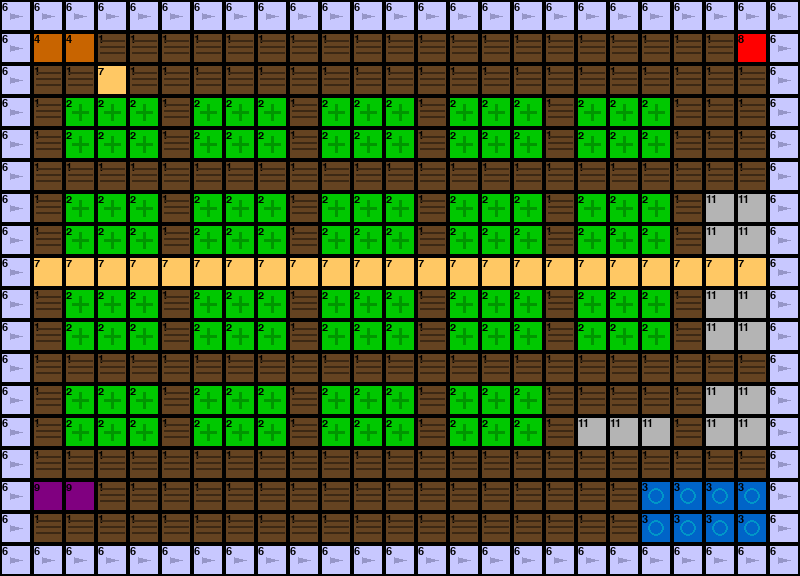

This game map was drawn from its Tiled (.tmx) file and the tilesets committed beside it. A one-line description and the full map source follow:
An orthogonal 25x18 tile map with 32x32 px tiles, 1 tile layer (Ground_Tutorial) and 11 objects (3x picking, depot, inbound, loading, emergency, ...).

<map version="1.10" tiledversion="1.10.2" orientation="orthogonal" renderorder="right-down" width="25" height="18" tilewidth="32" tileheight="32" infinite="0" nextlayerid="3" nextobjectid="12">
 <properties>
  <property name="author" value="Tutorial" />
  <property name="description" value="Layout tutorial que muestra el uso de todos los tiles" />
  <property name="version" value="1.0" />
  <property name="tutorial" value="true" />
 </properties>
 <tileset firstgid="1" name="warehouse_tileset" tilewidth="32" tileheight="32" tilecount="12" columns="4">
  <image source="../tilesets/warehouse_tileset.png" width="128" height="96" />
  <tile id="0">
   <properties>
    <property name="walkable" value="true" />
    <property name="type" value="floor" />
    <property name="speed_modifier" value="1.0" />
    <property name="name" value="Floor_Walkable" />
   </properties>
  </tile>
  <tile id="1">
   <properties>
    <property name="walkable" value="false" />
    <property name="type" value="rack" />
    <property name="name" value="Rack_Obstacle" />
   </properties>
  </tile>
  <tile id="2">
   <properties>
    <property name="walkable" value="true" />
    <property name="type" value="picking" />
    <property name="name" value="Picking_Point" />
   </properties>
  </tile>
  <tile id="3">
   <properties>
    <property name="walkable" value="true" />
    <property name="type" value="depot" />
    <property name="name" value="Depot_Zone" />
   </properties>
  </tile>
  <tile id="4">
   <properties>
    <property name="walkable" value="true" />
    <property name="type" value="inbound" />
    <property name="name" value="Inbound_Zone" />
   </properties>
  </tile>
  <tile id="5">
   <properties>
    <property name="walkable" value="false" />
    <property name="type" value="wall" />
    <property name="name" value="Wall_Blocked" />
   </properties>
  </tile>
  <tile id="6">
   <properties>
    <property name="walkable" value="true" />
    <property name="type" value="corridor" />
    <property name="speed_modifier" value="1.2" />
    <property name="name" value="Corridor_Main" />
   </properties>
  </tile>
  <tile id="7">
   <properties>
    <property name="walkable" value="true" />
    <property name="type" value="workstation" />
    <property name="name" value="Workstation" />
   </properties>
  </tile>
  <tile id="8">
   <properties>
    <property name="walkable" value="true" />
    <property name="type" value="emergency" />
    <property name="name" value="Emergency_Exit" />
   </properties>
  </tile>
  <tile id="9">
   <properties>
    <property name="walkable" value="true" />
    <property name="type" value="loading" />
    <property name="name" value="Loading_Dock" />
   </properties>
  </tile>
  <tile id="10">
   <properties>
    <property name="walkable" value="false" />
    <property name="type" value="office" />
    <property name="name" value="Office_Area" />
   </properties>
  </tile>
  <tile id="11">
   <properties>
    <property name="walkable" value="false" />
    <property name="type" value="reserved" />
    <property name="name" value="Reserved_Future" />
   </properties>
  </tile>
 </tileset>
 <layer id="1" name="Ground_Tutorial" width="25" height="18">
  <data encoding="csv">
7,7,7,7,7,7,7,7,7,7,7,7,7,7,7,7,7,7,7,7,7,7,7,7,7,
7,5,5,2,2,2,2,2,2,2,2,2,2,2,2,2,2,2,2,2,2,2,2,9,7,
7,2,2,8,2,2,2,2,2,2,2,2,2,2,2,2,2,2,2,2,2,2,2,2,7,
7,2,3,3,3,2,3,3,3,2,3,3,3,2,3,3,3,2,3,3,3,2,2,2,7,
7,2,3,3,3,2,3,3,3,2,3,3,3,2,3,3,3,2,3,3,3,2,2,2,7,
7,2,2,2,2,2,2,2,2,2,2,2,2,2,2,2,2,2,2,2,2,2,2,2,7,
7,2,3,3,3,2,3,3,3,2,3,3,3,2,3,3,3,2,3,3,3,2,12,12,7,
7,2,3,3,3,2,3,3,3,2,3,3,3,2,3,3,3,2,3,3,3,2,12,12,7,
7,8,8,8,8,8,8,8,8,8,8,8,8,8,8,8,8,8,8,8,8,8,8,8,7,
7,2,3,3,3,2,3,3,3,2,3,3,3,2,3,3,3,2,3,3,3,2,12,12,7,
7,2,3,3,3,2,3,3,3,2,3,3,3,2,3,3,3,2,3,3,3,2,12,12,7,
7,2,2,2,2,2,2,2,2,2,2,2,2,2,2,2,2,2,2,2,2,2,2,2,7,
7,2,3,3,3,2,3,3,3,2,3,3,3,2,3,3,3,2,2,2,2,2,12,12,7,
7,2,3,3,3,2,3,3,3,2,3,3,3,2,3,3,3,2,12,12,12,2,12,12,7,
7,2,2,2,2,2,2,2,2,2,2,2,2,2,2,2,2,2,2,2,2,2,2,2,7,
7,10,10,2,2,2,2,2,2,2,2,2,2,2,2,2,2,2,2,2,4,4,4,4,7,
7,2,2,2,2,2,2,2,2,2,2,2,2,2,2,2,2,2,2,2,4,4,4,4,7,
7,7,7,7,7,7,7,7,7,7,7,7,7,7,7,7,7,7,7,7,7,7,7,7,7
  </data>
 </layer>
 <objectgroup id="2" name="Tutorial_Objects">
  <object id="1" name="Main_Depot" type="depot" x="640" y="480" width="128" height="64">
   <properties>
    <property name="capacity" type="int" value="8" />
    <property name="description" value="Zona principal de estacionamiento" />
   </properties>
  </object>
  <object id="2" name="Inbound_Main" type="inbound" x="32" y="32" width="64" height="32">
   <properties>
    <property name="dock_count" type="int" value="2" />
    <property name="description" value="Zona de entrada principal" />
   </properties>
  </object>
  <object id="3" name="Loading_Dock_1" type="loading" x="32" y="480" width="64" height="32">
   <properties>
    <property name="truck_capacity" type="int" value="1" />
    <property name="description" value="Muelle de carga" />
   </properties>
  </object>
  <object id="4" name="Emergency_Exit_1" type="emergency" x="736" y="32" width="32" height="32">
   <properties>
    <property name="exit" value="true" />
    <property name="description" value="Salida de emergencia" />
   </properties>
  </object>
  <object id="5" name="Workstation_Scanner" type="workstation" x="96" y="64" width="32" height="32">
   <properties>
    <property name="equipment" value="scanner" />
    <property name="description" value="Estación de escaneo" />
   </properties>
  </object>
  <object id="6" name="Picking_Zone_A1" type="picking" x="64" y="96" width="96" height="64">
   <properties>
    <property name="priority" value="high" />
    <property name="zone" value="A" />
    <property name="description" value="Zona picking alta prioridad" />
   </properties>
  </object>
  <object id="7" name="Picking_Zone_A2" type="picking" x="192" y="96" width="96" height="64">
   <properties>
    <property name="priority" value="medium" />
    <property name="zone" value="A" />
    <property name="description" value="Zona picking media prioridad" />
   </properties>
  </object>
  <object id="8" name="Picking_Zone_B1" type="picking" x="320" y="96" width="96" height="64">
   <properties>
    <property name="priority" value="high" />
    <property name="zone" value="B" />
    <property name="description" value="Zona picking alta prioridad" />
   </properties>
  </object>
  <object id="9" name="Office_Area_1" type="office" x="576" y="384" width="64" height="64">
   <properties>
    <property name="restricted" value="true" />
    <property name="description" value="Área administrativa" />
   </properties>
  </object>
  <object id="10" name="Main_Corridor" type="corridor" x="32" y="256" width="704" height="32">
   <properties>
    <property name="speed_modifier" value="1.2" />
    <property name="description" value="Pasillo principal - velocidad aumentada" />
   </properties>
  </object>
  <object id="11" name="Future_Expansion" type="reserved" x="704" y="192" width="64" height="128">
   <properties>
    <property name="future_use" value="true" />
    <property name="description" value="Zona reservada para expansión futura" />
   </properties>
  </object>
 </objectgroup>
</map>
